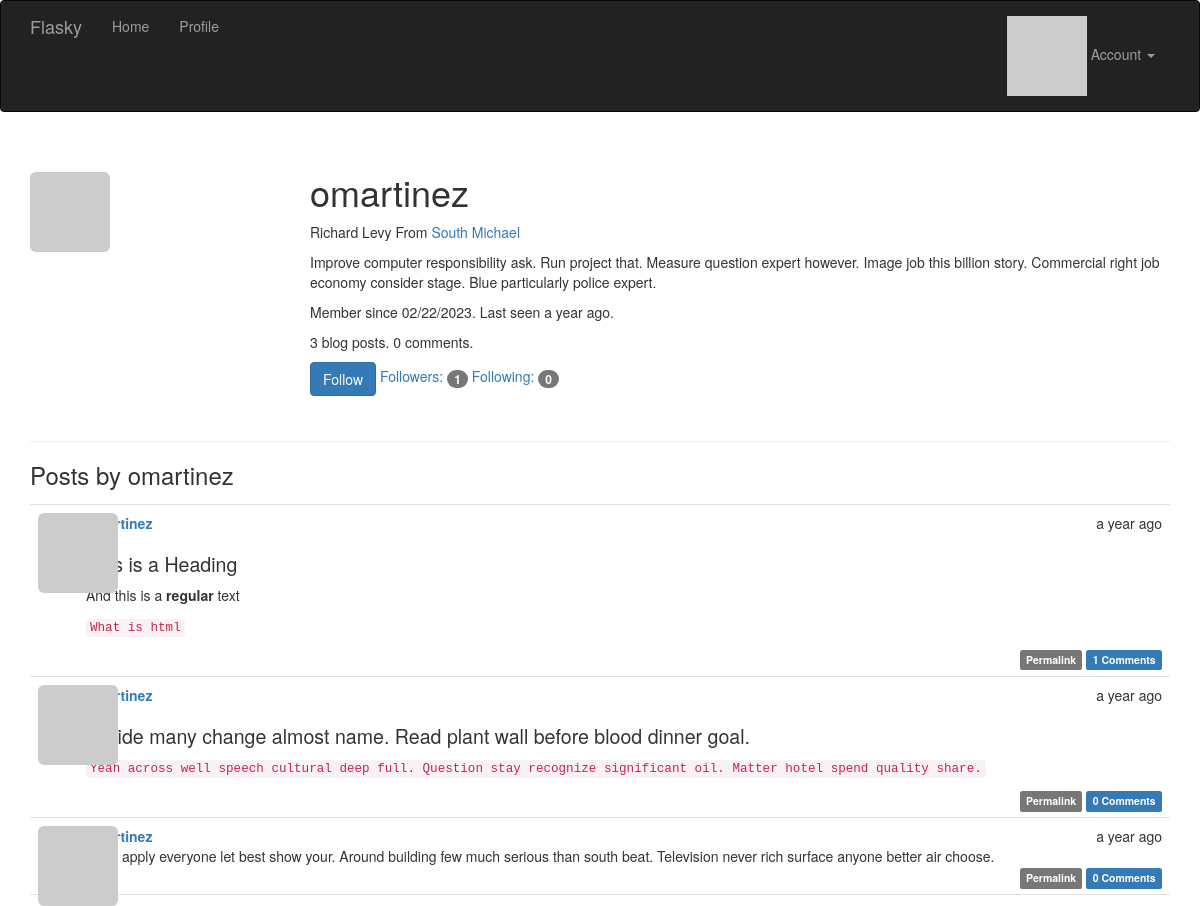
/user/omartinez (signed in), run on the app's committed database.
### app/models.py (models this page shows, shortened)
class User(UserMixin, db.Model):
    __tablename__ = 'users'
    id = db.Column(db.Integer, primary_key=True)
    email = db.Column(db.String(64), unique=True, index=True)
    username = db.Column(db.String(64), unique=True, index=True)
    role_id = db.Column(db.Integer, db.ForeignKey('roles.id'))
    posts = db.relationship('Post', backref='author', lazy='dynamic')
    comments = db.relationship('Comment', backref='author', lazy='dynamic')
    password_hash = db.Column(db.String(128))
    confirmed = db.Column(db.Boolean, default=False)
    name = db.Column(db.String(64))
    location = db.Column(db.String(64))
    about_me = db.Column(db.Text())
    member_since = db.Column(db.DateTime(), default=datetime.utcnow)
    last_seen = db.Column(db.DateTime(), default=datetime.utcnow)
    avatar_hash = db.Column(db.String(32))
    followed = db.relationship('Follow', foreign_keys=[Follow.follower_id],
                                backref=db.backref('follower', lazy='joined'), lazy='dynamic',
                                cascade='all, delete-orphan')
    followers = db.relationship('Follow', foreign_keys=[Follow.followed_id],
                                backref=db.backref('followed', lazy='joined'), lazy='dynamic',
                                cascade='all, delete-orphan')
    def can(self, perm):
        return self.role is not None and self.role.has_permission(perm)
    def is_administrator(self):
        return self.can(Permission.ADMIN)
    @property
    def password(self):
        raise AttributeError('password is not a readable attribute')
    @login_manager.user_loader
    def load_user(user_id):
        return User.query.get(int(user_id))
    def gravatar(self, size=100, default='identicon', rating='g'):
        if request.is_secure:
            url = 'https://secure.gravatar.com/avatar'
        else:
            url = 'http://www.gravatar.com/avatar'
        hash = hashlib.md5(self.email.lower().encode('utf-8')).hexdigest()
        return '{url}/{hash}?s={size}&d={default}&r={rating}'.format(
                        url=url, hash=hash, size=size, default=default, rating=rating)
    def ping(self):
        self.last_seen = datetime.utcnow()
        db.session.add(self)
        db.session.commit()
    def is_following(self, user):
        if user.id is None:
            return False
        return self.followed.filter_by(followed_id=user.id).first() is not None

class Post(db.Model):
    __tablename__ = 'posts'
    id = db.Column(db.Integer, primary_key=True)
    body = db.Column(db.Text)
    body_html = db.Column(db.Text)
    timestamp = db.Column(db.DateTime, index=True, default=datetime.utcnow)
    author_id = db.Column(db.Integer, db.ForeignKey('users.id'))
    comments = db.relationship('Comment', backref='post', lazy='dynamic')

### app/main/views.py (the view)
@main.route('/user/<username>')
def user(username):
    user = User.query.filter_by(username=username).first()
    if user is None:
        abort(404)
    posts = user.posts.order_by(Post.timestamp.desc()).all()
    return render_template('user.html', user=user, posts=posts)

### app/auth/views.py (called while the page is built)
@auth.before_app_request
def before_request():
    if current_user.is_authenticated:
        current_user.ping()
        if not current_user.confirmed \
                and request.endpoint \
                and request.blueprint != 'auth' \
                and request.endpoint != 'static':
            return redirect(url_for('auth.unconfirmed'))

### app/main/__init__.py (called while the page is built)
@main.app_context_processor
def inject_permission():
    return dict(Permission=Permission)

### app/models.py (called while the page is built)
    def has_permission(self, perm):
        return self.permissions & perm == perm

### app/templates/user.html (shortened to what this page needs)
{% extends "base.html" %}
{% block page_content %}
<div class="page-header">
    <img class="img-rounded profile-thumbnail" src="{{ user.gravatar(size=256) }}">
    <div class="profile-header">
        <h1>{{ user.username }}</h1>
        {% if user.name or user.location %}
        <p>
            {% if user.name %}{{ user.name }}{% endif %}
            {% if user.location %}
            From <a href="http://maps.google.com/?q={{ user.location }}">
                {{ user.location }}
            </a>
            {% endif %}
        </p>
        {% endif %}
        {% if user.about_me %}<p>{{ user.about_me }}</p>{% endif %}
        <p>
            Member since {{ moment(user.member_since).format('L') }}.
            Last seen {{ moment(user.last_seen).fromNow() }}.
        </p>
        <p> {{ user.posts.count() }} blog posts. {{ user.comments.count() }} comments.</p>
        <p>
            {% if current_user.can(Permission.FOLLOW) and user != current_user %}
                {% if not current_user.is_following(user) %}
                <a href="{{ url_for('.follow', username=user.username) }}"
                    class="btn btn-primary">Follow</a>
                {% else %}
                <a href="{{ url_for('.unfollow', username=user.username) }}"
                    class="btn btn-default">Unfollow</a>
                {% endif %}
            {% endif %}
            <a href="{{ url_for('.followers', username=user.username) }}">
            Followers: <span class="badge">{{ user.followers.count() - 1 }}</span>
            </a>
            <a href="{{ url_for('.followed_by', username=user.username) }}">
            Following: <span class="badge">{{ user.followed.count() - 1 }}</span>
            </a>
        </p>
    </div>
</div>
<h3>Posts by {{ user.username }}</h3>
{% include '_posts.html' %}
{% endblock %}

### app/templates/_posts.html (shortened to what this page needs)
<ul class="posts">
    {% for post in posts %}
    <li class="post">
        <div class="post-thumbnail">
            <a href="{{ url_for('.user', username=post.author.username) }}">
                <img class="img-rounded profile-thumbnail"
                src="{{ post.author.gravatar(size=40) }}">
            </a>
        </div>
        <div class="post-content">
            <div class="post-date">{{ moment(post.timestamp).fromNow() }}</div>
            <div class="post-author">
                <a href="{{ url_for('.user', username=post.author.username) }}">
                {{ post.author.username }}
                </a>
            </div>
            <div class="post-body">
                {% if post.body_html %}
                    {{ post.body_html | safe }}
                {% else %}
                    {{ post.body }}
                {% endif %}
            </div>
            <div class="post-footer">
                <a href="{{ url_for('.post', id=post.id) }}">
                    <span class="label label-default">Permalink</span>
                </a>
                <a href="{{ url_for('.post', id=post.id) }}#comments">
                    <span class="label label-primary">{{ post.comments.count() }} Comments</span>
                </a>
            </div>
        </div>
    </li>
    {% endfor %}
</ul>

### app/static/styles.css (style rules this page uses)
.profile-thumbnail { position: absolute; }
.profile-header { min-height: 260px; margin-left: 280px; }
ul.posts { list-style-type: none; padding: 0px; margin: 16px 0px 0px 0px; border-top: 1px solid #e0e0e0; }
ul.posts li.post { padding: 8px; border-bottom: 1px solid #e0e0e0; }
div.post-date { float: right; }
div.post-author { font-weight: bold; }
div.post-thumbnail { position: absolute; }
div.post-content { margin-left: 48px; min-height: 48px; }
div.post-footer { text-align: right; }
.post-body h1 { font-size: 140%; }

### data on the page
User: username "omartinez", name "Richard Levy", location "South Michael", about_me "Improve computer responsibility ask. Run project that. Measure question expert however. Image job this billion story. Commercial right job economy consider stage. Blue particularly police expert.", member_since "02/22/2023", last_seen "a year ago"
Post: timestamp "a year ago", author.username "omartinez", body_html "This is a Heading And this is a regular text What is html", comments.count "1"
Post: timestamp "a year ago", author.username "omartinez", body_html "decide many change almost name. Read plant wall before blood dinner goal. Yeah across well speech cultural deep full. Question stay recognize significant oil. Matter hotel spend quality share.", comments.count "0"
Post: timestamp "a year ago", author.username "omartinez", body "Have apply everyone let best show your. Around building few much serious than south beat. Television never rich surface anyone better air choose.", comments.count "0"

### other printed values
{{ user.posts.count() }} "3"
{{ user.comments.count() }} "0"
{{ user.followers.count() - 1 }} "1"
{{ user.followed.count() - 1 }} "0"
